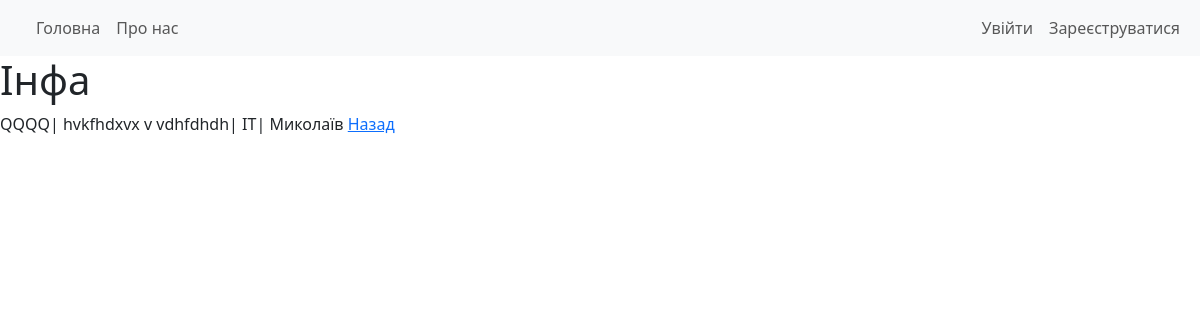
The page /job-datail/3/ on the database as committed earlier.
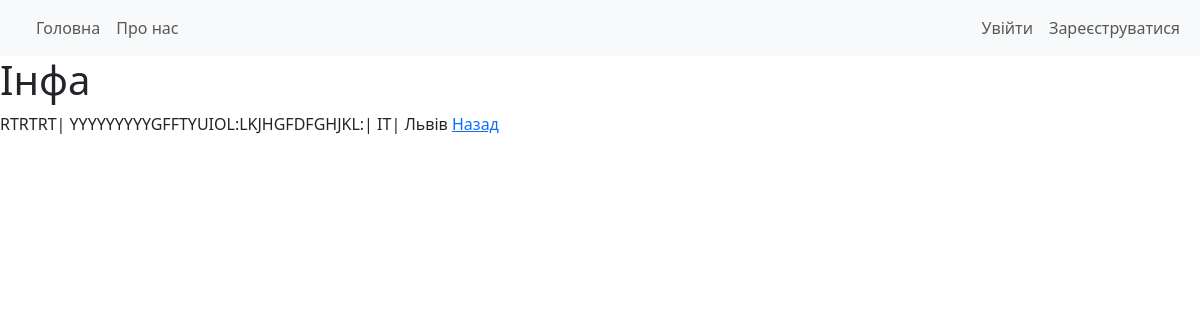
The same page on the database as committed later.
### project/models.py (models this page shows, shortened)
class Vacancy(models.Model):
    title = models.CharField(max_length=256)#Заголовок
    description = models.TextField()#опис
    link = models.URLField(max_length=500, null=True, blank=True)
    company = models.ForeignKey(User, on_delete=models.CASCADE, related_name="vacancies")
    image = models.ImageField(upload_to='vacancies/images/',  null=True, blank=True)
    price_start = models.DecimalField(max_digits=10, decimal_places=2, null=True, blank=True)
    price_end = models.DecimalField(max_digits=10, decimal_places=2, null=True, blank=True)
    category = models.ForeignKey(Category, on_delete=models.SET_NULL, null=True)
    city = models.ForeignKey(City, on_delete=models.SET_NULL, related_name="vacancies", null=True)
    street = models.CharField(max_length=255, verbose_name="Вулиця")
    date = models.DateTimeField(auto_now_add=True)#дата створення

class City(models.Model):
    name = models.CharField(max_length=100)
    def __str__(self):
        return self.name

class Category(models.Model):
    name = models.CharField(max_length=150)
    def __str__(self):
        return self.name

### project/views.py (the view)
# urls.py: path('job-datail/<int:pk>/', views.Job_DatailView.as_view(), name='job_datail'),
class Job_DatailView(DetailView):
    model = Vacancy
    context_object_name = "jobs"
    template_name = "jobs/job_datail.html"

### templates/jobs/job_datail.html
{% extends 'base.html' %}
{% load static %}
{% block content %}
<h1>Інфа</h1>
        {{ jobs.title }}|
        {{ jobs.description }}|
        {{ jobs.category }}|
        {{ jobs.city }}
<a href="{% url 'job_list' %}">
    Назад
</a>
{% endblock %}

Rows that differ between the two databases and show on the page:
changed Vacancy "IT": title "QQQQ" → "RTRTRT"; description "hvkfhdxvx v vdhfdhdh" → "YYYYYYYYYGFFTYUIOL:LKJHGFDFGHJKL:"; city "Миколаїв" → "Львів"
